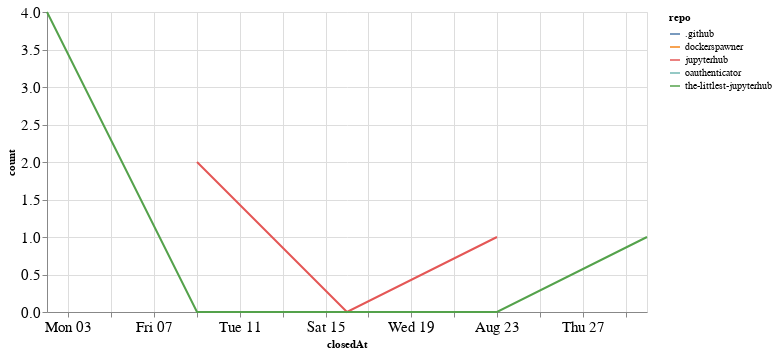

Notebook cell for this chart:
### Code cell
closed_by_time = closed_by.groupby('repo').resample('W', on='closedAt').count()['author'].reset_index()
closed_by_time = closed_by_time.rename(columns={'author': 'count'})

alt.Chart(closed_by_time, width=600).mark_line().encode(
    x='closedAt',
    y='count',
    color='repo',
    tooltip="repo"
)

### Figure 1 — Vega-Lite specification as saved in the notebook (floating-point values rounded to 4 significant figures)
{"config": {"axisLeft": {"labelFontSize": 15}, "axisBottom": {"labelFontSize": 15}}, "data": {"name": "data-73c6ed9a16fd0011801aa7a6a032f0ec"}, "mark": "line", "encoding": {"color": {"type": "nominal", "field": "repo"}, "tooltip": {"type": "nominal", "field": "repo"}, "x": {"type": "temporal", "field": "closedAt"}, "y": {"type": "quantitative", "field": "count"}}, "width": 600, "$schema": "https://vega.github.io/schema/vega-lite/v4.8.1.json", "datasets": {"data-73c6ed9a16fd0011801aa7a6a032f0ec": [{"repo": ".github", "closedAt": "2020-08-02T00:00:00", "count": 1}, {"repo": "dockerspawner", "closedAt": "2020-08-09T00:00:00", "count": 1}, {"repo": "jupyterhub", "closedAt": "2020-08-09T00:00:00", "count": 2}, {"repo": "jupyterhub", "closedAt": "2020-08-16T00:00:00", "count": 0}, {"repo": "jupyterhub", "closedAt": "2020-08-23T00:00:00", "count": 1}, {"repo": "oauthenticator", "closedAt": "2020-08-02T00:00:00", "count": 1}, {"repo": "the-littlest-jupyterhub", "closedAt": "2020-08-02T00:00:00", "count": 4}, {"repo": "the-littlest-jupyterhub", "closedAt": "2020-08-09T00:00:00", "count": 0}, {"repo": "the-littlest-jupyterhub", "closedAt": "2020-08-16T00:00:00", "count": 0}, {"repo": "the-littlest-jupyterhub", "closedAt": "2020-08-23T00:00:00", "count": 0}, {"repo": "the-littlest-jupyterhub", "closedAt": "2020-08-30T00:00:00", "count": 1}]}}
